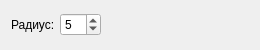
<?xml version="1.0" encoding="UTF-8"?>
<ui version="4.0">
 <class>BoxBlurFilterWidget</class>
 <widget class="QWidget" name="BoxBlurFilterWidget">
  <property name="geometry">
   <rect>
    <x>0</x>
    <y>0</y>
    <width>260</width>
    <height>50</height>
   </rect>
  </property>
  <property name="minimumSize">
   <size>
    <width>0</width>
    <height>50</height>
   </size>
  </property>
  <layout class="QHBoxLayout" name="horizontalLayout">
   <property name="spacing">
    <number>5</number>
   </property>
   <item>
    <widget class="QLabel" name="label">
     <property name="text">
      <string>Радиус:</string>
     </property>
    </widget>
   </item>
   <item>
    <widget class="QSpinBox" name="radiusSpinBox">
     <property name="minimum">
      <number>1</number>
     </property>
     <property name="maximum">
      <number>50</number>
     </property>
     <property name="value">
      <number>5</number>
     </property>
    </widget>
   </item>
   <item>
    <spacer name="horizontalSpacer">
     <property name="orientation">
      <enum>Qt::Horizontal</enum>
     </property>
     <property name="sizeHint" stdset="0">
      <size>
       <width>40</width>
       <height>20</height>
      </size>
     </property>
    </spacer>
   </item>
  </layout>
 </widget>
 <resources/>
 <connections/>
</ui>
